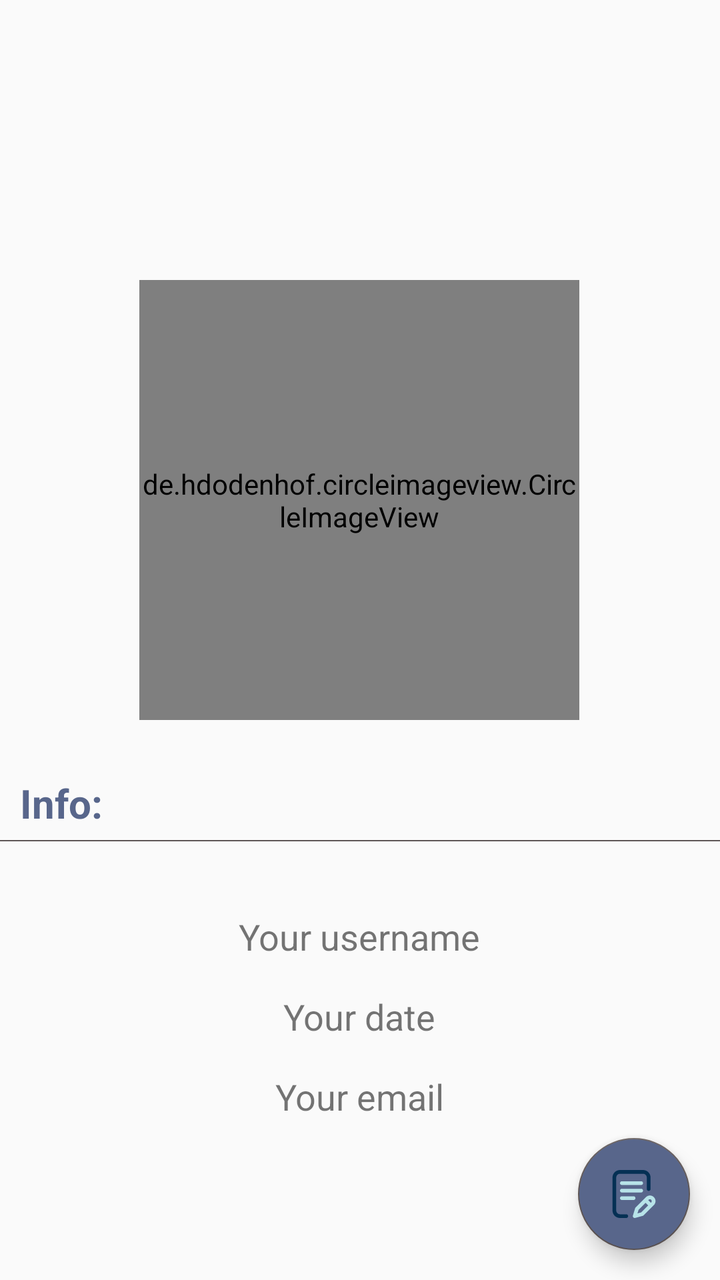
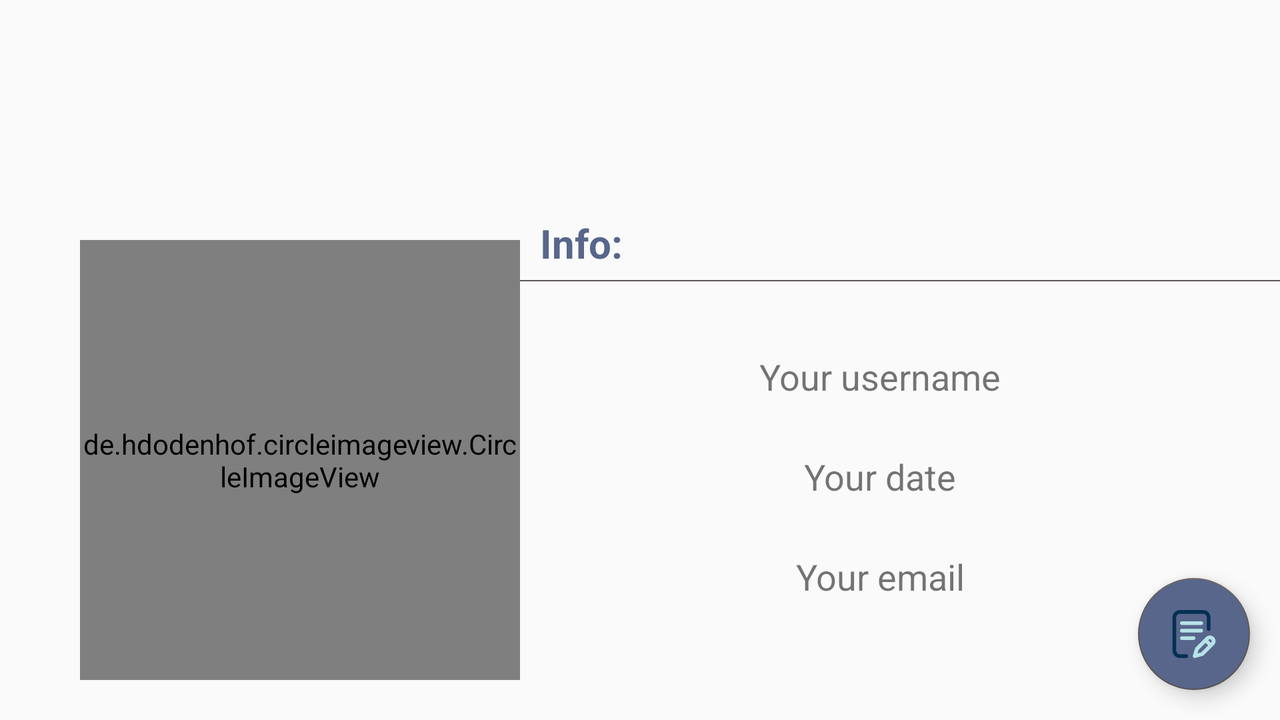

One screen, two layout resources from the same app: the default and the repository's alternative for another configuration. Each is rendered where Android would select it; the XML of both is given below.
<!-- AndroidManifest.xml: application theme AppThemeWithoutBar -->
<!-- res/layout/fragment_profile.xml -->
<?xml version="1.0" encoding="utf-8"?>

<androidx.constraintlayout.widget.ConstraintLayout xmlns:android="http://schemas.android.com/apk/res/android"
    xmlns:app="http://schemas.android.com/apk/res-auto"
    android:id="@+id/fragment_profile"
    xmlns:tools="http://schemas.android.com/tools"
    android:layout_marginTop="50dp"
    android:layout_width="match_parent"
    android:layout_height="match_parent"
    tools:ignore="HardcodedText"
    tools:context=".chat.menuFragments.Profile">

    <de.hdodenhof.circleimageview.CircleImageView
        android:id="@+id/fragment_profile_image"
        android:foregroundGravity="center"
        android:layout_width="220dp"
        android:layout_height="220dp"
        android:layout_alignParentStart="true"
        android:layout_alignParentTop="true"
        android:layout_alignParentEnd="true"
        android:layout_marginTop="90dp"
        app:civ_border_color="@color/colorDarkBlue"
        app:civ_border_width="2dp"
        app:layout_constraintEnd_toEndOf="parent"
        app:layout_constraintHorizontal_bias="0.497"
        app:layout_constraintStart_toStartOf="parent"
        app:layout_constraintTop_toTopOf="parent" />


    <com.google.android.material.floatingactionbutton.FloatingActionButton
        android:id="@+id/fragment_profile_editBtn"
        android:layout_width="wrap_content"
        android:layout_height="wrap_content"
        android:layout_alignParentEnd="true"
        android:layout_alignParentBottom="true"
        android:layout_marginEnd="15dp"
        android:layout_marginBottom="15dp"
        android:backgroundTint="@color/colorDarkBlue"
        android:clickable="true"
        android:src="@drawable/ic_edit"
        app:layout_constraintBottom_toBottomOf="parent"
        app:layout_constraintEnd_toEndOf="parent" />

    <View
        android:id="@+id/view"
        android:layout_width="match_parent"
        android:layout_height="0.5dp"
        android:layout_marginTop="60dp"
        android:background="@color/colorDarkGray"
        app:layout_constraintTop_toBottomOf="@+id/fragment_profile_image"
        tools:layout_editor_absoluteX="0dp" />

    <TextView
        android:layout_width="wrap_content"
        android:layout_height="wrap_content"
        android:layout_marginStart="10dp"
        android:layout_marginBottom="5dp"
        android:text="Info:"
        android:textAlignment="center"
        android:textColor="@color/colorDarkBlue"
        android:textSize="20sp"
        android:textStyle="bold"
        app:layout_constraintBottom_toTopOf="@+id/view"
        app:layout_constraintStart_toStartOf="parent" />

    <TextView
        android:id="@+id/fragment_profile_username"
        android:layout_width="200dp"
        android:layout_height="25dp"
        android:layout_marginTop="35dp"
        android:textSize="18sp"
        android:gravity="center"
        android:text="Your username"
        app:layout_constraintEnd_toEndOf="parent"
        app:layout_constraintHorizontal_bias="0.497"
        app:layout_constraintStart_toStartOf="parent"
        app:layout_constraintTop_toBottomOf="@+id/view" />

    <TextView
        android:id="@+id/fragment_profile_date"
        android:layout_width="200dp"
        android:layout_height="25dp"
        android:layout_marginTop="15dp"
        android:textSize="18sp"
        android:gravity="center"
        android:text="Your date"
        app:layout_constraintEnd_toEndOf="parent"
        app:layout_constraintHorizontal_bias="0.497"
        app:layout_constraintStart_toStartOf="parent"
        app:layout_constraintTop_toBottomOf="@+id/fragment_profile_username" />

    <TextView
        android:id="@+id/fragment_profile_email"
        android:layout_width="200dp"
        android:layout_height="25dp"
        android:layout_marginTop="15dp"
        android:textSize="18sp"
        android:gravity="center"
        android:text="Your email"
        app:layout_constraintEnd_toEndOf="parent"
        app:layout_constraintHorizontal_bias="0.497"
        app:layout_constraintStart_toStartOf="parent"
        app:layout_constraintTop_toBottomOf="@+id/fragment_profile_date" />

</androidx.constraintlayout.widget.ConstraintLayout>
<!-- resources referenced by this layout -->
<resources>
  <color name="colorDarkBlue">#58668b</color>
  <color name="colorDarkGray">#5e5656</color>
  <!-- drawable ic_edit (drawable) -->
  <vector android:alpha="0.95" android:height="24dp"
      android:viewportHeight="512" android:viewportWidth="512"
      android:width="24dp" xmlns:android="http://schemas.android.com/apk/res/android">
      <path android:fillColor="@color/colorLightBlue" android:pathData="M352.459,220c0,-11.046 -8.954,-20 -20,-20h-206c-11.046,0 -20,8.954 -20,20s8.954,20 20,20h206C343.505,240 352.459,231.046 352.459,220z"/>
      <path android:fillColor="@color/colorLightBlue" android:pathData="M126.459,280c-11.046,0 -20,8.954 -20,20c0,11.046 8.954,20 20,20H251.57c11.046,0 20,-8.954 20,-20c0,-11.046 -8.954,-20 -20,-20H126.459z"/>
      <path android:fillColor="#012E52" android:pathData="M173.459,472H106.57c-22.056,0 -40,-17.944 -40,-40V80c0,-22.056 17.944,-40 40,-40h245.889c22.056,0 40,17.944 40,40v123c0,11.046 8.954,20 20,20c11.046,0 20,-8.954 20,-20V80c0,-44.112 -35.888,-80 -80,-80H106.57c-44.112,0 -80,35.888 -80,80v352c0,44.112 35.888,80 80,80h66.889c11.046,0 20,-8.954 20,-20C193.459,480.954 184.505,472 173.459,472z"/>
      <path android:fillColor="@color/colorLightBlue" android:pathData="M467.884,289.572c-23.394,-23.394 -61.458,-23.395 -84.837,-0.016l-109.803,109.56c-2.332,2.327 -4.052,5.193 -5.01,8.345l-23.913,78.725c-2.12,6.98 -0.273,14.559 4.821,19.78c3.816,3.911 9,6.034 14.317,6.034c1.779,0 3.575,-0.238 5.338,-0.727l80.725,-22.361c3.322,-0.92 6.35,-2.683 8.79,-5.119l109.573,-109.367C491.279,351.032 491.279,312.968 467.884,289.572zM333.776,451.768l-40.612,11.25l11.885,-39.129l74.089,-73.925l28.29,28.29L333.776,451.768zM439.615,346.13l-3.875,3.867l-28.285,-28.285l3.862,-3.854c7.798,-7.798 20.486,-7.798 28.284,0C447.399,325.656 447.399,338.344 439.615,346.13z"/>
      <path android:fillColor="@color/colorLightBlue" android:pathData="M332.459,120h-206c-11.046,0 -20,8.954 -20,20s8.954,20 20,20h206c11.046,0 20,-8.954 20,-20S343.505,120 332.459,120z"/>
  </vector>
  <style name="AppThemeWithoutBar" parent="Theme.AppCompat.Light.NoActionBar">
          
  
          <item name="colorPrimary">@color/colorMediumBlue</item>
          <item name="colorPrimaryDark">@color/colorMediumBlue</item>
          <item name="colorAccent">@color/colorDarkGray</item>
      </style>
  <color name="colorLightBlue">#bdeaee</color>
  <color name="colorMediumBlue">#76b4bd</color>
</resources>
<!-- res/layout-land/fragment_profile.xml (the repository's variant of the layout above) -->
<!-- drawn on the phone turned sideways -->
<?xml version="1.0" encoding="utf-8"?>
<androidx.constraintlayout.widget.ConstraintLayout xmlns:android="http://schemas.android.com/apk/res/android"
    xmlns:app="http://schemas.android.com/apk/res-auto"
    android:id="@+id/fragment_profile"
    xmlns:tools="http://schemas.android.com/tools"
    android:layout_marginTop="50dp"
    android:layout_width="match_parent"
    android:layout_height="match_parent"
    tools:ignore="HardcodedText"
    tools:context=".view.ui.fragment.ProfileFragment">


    <de.hdodenhof.circleimageview.CircleImageView
        android:id="@+id/fragment_profile_image"
        android:layout_width="220dp"
        android:layout_height="220dp"
        android:layout_alignParentStart="true"
        android:layout_alignParentTop="true"
        android:layout_alignParentEnd="true"
        android:layout_marginStart="40dp"
        android:layout_marginTop="70dp"
        android:foregroundGravity="center"
        app:civ_border_color="@color/colorDarkBlue"
        app:civ_border_width="2dp"
        app:layout_constraintStart_toStartOf="parent"
        app:layout_constraintTop_toTopOf="parent" />

    <com.google.android.material.floatingactionbutton.FloatingActionButton
        android:id="@+id/fragment_profile_editBtn"
        android:layout_width="wrap_content"
        android:layout_height="wrap_content"
        android:layout_alignParentEnd="true"
        android:layout_alignParentBottom="true"
        android:layout_marginEnd="15dp"
        android:layout_marginBottom="15dp"
        android:backgroundTint="@color/colorDarkBlue"
        android:clickable="true"
        android:src="@drawable/ic_edit"
        app:layout_constraintBottom_toBottomOf="parent"
        app:layout_constraintEnd_toEndOf="parent" />

    <View
        android:id="@+id/view"
        android:layout_width="0dp"
        android:layout_height="0.5dp"
        android:layout_marginTop="90dp"
        android:background="@color/colorDarkGray"
        app:layout_constraintEnd_toEndOf="parent"
        app:layout_constraintStart_toEndOf="@+id/fragment_profile_image"
        app:layout_constraintTop_toTopOf="parent" />

    <TextView
        android:layout_width="wrap_content"
        android:layout_height="wrap_content"
        android:layout_marginStart="10dp"
        android:layout_marginBottom="5dp"
        android:text="Info:"
        android:textAlignment="center"
        android:textColor="@color/colorDarkBlue"
        android:textSize="20sp"
        android:textStyle="bold"
        app:layout_constraintBottom_toTopOf="@+id/view"
        app:layout_constraintStart_toEndOf="@+id/fragment_profile_image" />

    <TextView
        android:id="@+id/fragment_profile_username"
        android:layout_width="200dp"
        android:layout_height="25dp"
        android:layout_marginTop="35dp"
        android:gravity="center"
        android:text="Your username"
        android:textSize="18sp"
        app:layout_constraintEnd_toEndOf="parent"
        app:layout_constraintHorizontal_bias="0.444"
        app:layout_constraintStart_toEndOf="@+id/fragment_profile_image"
        app:layout_constraintTop_toBottomOf="@+id/view" />

    <TextView
        android:id="@+id/fragment_profile_date"
        android:layout_width="200dp"
        android:layout_height="25dp"
        android:layout_marginTop="25dp"
        android:gravity="center"
        android:text="Your date"
        android:textSize="18sp"
        app:layout_constraintEnd_toEndOf="@+id/fragment_profile_username"
        app:layout_constraintStart_toStartOf="@+id/fragment_profile_username"
        app:layout_constraintTop_toBottomOf="@+id/fragment_profile_username" />

    <TextView
        android:id="@+id/fragment_profile_email"
        android:layout_width="200dp"
        android:layout_height="25dp"
        android:layout_marginTop="25dp"
        android:gravity="center"
        android:text="Your email"
        android:textSize="18sp"
        app:layout_constraintEnd_toEndOf="@+id/fragment_profile_date"
        app:layout_constraintStart_toStartOf="@+id/fragment_profile_date"
        app:layout_constraintTop_toBottomOf="@+id/fragment_profile_date" />

</androidx.constraintlayout.widget.ConstraintLayout>
